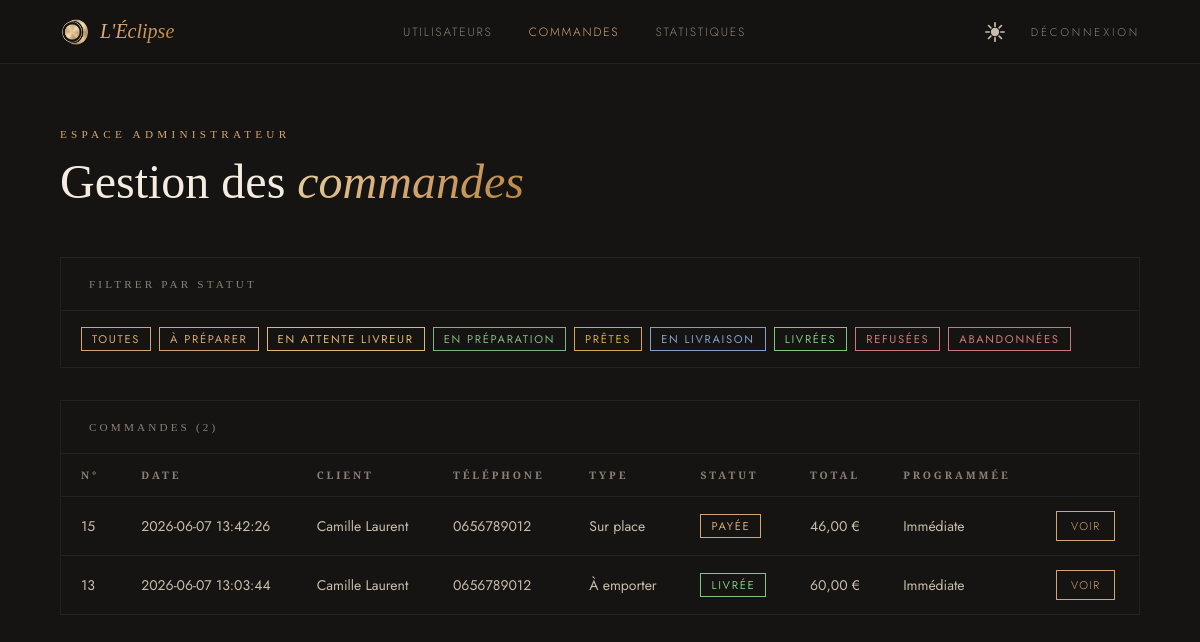
Page /commandes_restaurateur.php (signed in) on the committed database.
### tables this page shows
CREATE TABLE orders (
    id                 INTEGER PRIMARY KEY AUTOINCREMENT,
    user_id            INTEGER NOT NULL,
    order_type         TEXT    NOT NULL CHECK(order_type IN ('sur_place', 'emporter', 'livraison')),
    delivery_address   TEXT,
    status             TEXT    NOT NULL DEFAULT 'en_attente'
                               CHECK(status IN ('en_attente','payee','refusee','en_preparation','prete','en_livraison','livree','abandonnee','en_attente_livreur')),
    scheduled_datetime TEXT,
    created_at         TEXT    NOT NULL DEFAULT CURRENT_TIMESTAMP,
    delivery_person_id INTEGER REFERENCES users(id),
    FOREIGN KEY (user_id) REFERENCES users(id) ON DELETE CASCADE
);

CREATE TABLE users (
    id           INTEGER PRIMARY KEY AUTOINCREMENT,
    login        TEXT    NOT NULL UNIQUE,
    password     TEXT    NOT NULL,
    role         TEXT    NOT NULL DEFAULT 'client'
                         CHECK(role IN ('client','admin','restaurateur','livreur')),
    first_name   TEXT    NOT NULL,
    last_name    TEXT    NOT NULL,
    nickname     TEXT    NOT NULL UNIQUE,
    phone        TEXT    NOT NULL,
    birthday     TEXT    NOT NULL,
    address      TEXT    NOT NULL,
    address_info TEXT,
    blocked      INTEGER NOT NULL DEFAULT 0,
    created_at   TEXT    NOT NULL DEFAULT CURRENT_TIMESTAMP,
    last_login   TEXT
);

### models/orders.php (called while the page is built, shortened)
<?php
function getOrdersByStatus(PDO $pdo, ?string $status = null): array {
    if ($status) {
        $stmt = $pdo->prepare("
            SELECT o.*, u.login, u.first_name, u.last_name, u.phone
            FROM orders o
            INNER JOIN users u ON u.id = o.user_id
            WHERE o.status = :status
            ORDER BY o.created_at DESC
        ");
        $stmt->execute(['status' => $status]);
    } else {
        $stmt = $pdo->query("
            SELECT o.*, u.login, u.first_name, u.last_name, u.phone
            FROM orders o
            INNER JOIN users u ON u.id = o.user_id
            ORDER BY o.created_at DESC
        ");
    }
    return $stmt->fetchAll(PDO::FETCH_ASSOC);
}

### functions.php (called while the page is built, shortened)
<?php
function h($string) {
    return htmlspecialchars($string ?? '', ENT_QUOTES, 'UTF-8');
}

### models/users.php (called while the page is built, shortened)
<?php
function getOrderTotal(PDO $pdo, int $orderId): float {
    $stmt = $pdo->prepare("
        SELECT SUM(
            CASE oi.item_type
                WHEN 'dish' THEN (SELECT d.price FROM dishes d WHERE d.id = oi.item_id) * oi.quantity
                WHEN 'menu' THEN (SELECT m.total_price FROM menus m WHERE m.id = oi.item_id) * oi.quantity
            END
        ) AS total
        FROM order_items oi
        WHERE oi.order_id = :order_id
    ");
    $stmt->execute(['order_id' => $orderId]);
    $row = $stmt->fetch(PDO::FETCH_ASSOC);
    return (float) ($row['total'] ?? 0);
}

### commandes_restaurateur.php (the view, shortened to what this page needs)
<?php
require_once 'database.php';
require_once 'functions.php';
require_once 'models/orders.php';
require_once 'models/users.php';
$pdo = getDatabaseConnection();
$stmt = $pdo->prepare("SELECT role FROM users WHERE id = :id");
$stmt->execute(['id' => $_SESSION['user_id']]);
$currentUser = $stmt->fetch(PDO::FETCH_ASSOC);
$filterStatus = $_GET['statut'] ?? null;
$statusLabels = [
    'en_attente'         => 'En attente',
    'payee'              => 'Payée',
    'en_attente_livreur' => 'En attente livreur',
    'en_preparation'     => 'En préparation',
    'prete'              => 'Prête',
    'en_livraison'       => 'En livraison',
    'livree'             => 'Livrée',
    'refusee'            => 'Refusée',
    'abandonnee'         => 'Abandonnée',
];
$orders = getOrdersByStatus($pdo, $filterStatus);
$orderTotals = [];
foreach ($orders as $order) {
    $orderTotals[$order['id']] = getOrderTotal($pdo, $order['id']);
}
$typeLabels = [
    'sur_place' => 'Sur place',
    'emporter'  => 'À emporter',
    'livraison' => 'Livraison',
];
?>
<?php
include 'includes/staff_header.php';
?>
<main class="staff-page">
  <div class="staff-inner">
    <header class="staff-header">
      <p class="staff-label"><?= $currentUser['role'] === 'admin' ? 'Espace administrateur' : 'Espace restaurateur' ?></p>
      <h1 class="staff-title">Gestion des <em>commandes</em></h1>
    </header>
    <div class="staff-card" style="margin-bottom: 32px;">
      <div class="staff-card-header">
        <span class="staff-card-title">Filtrer par statut</span>
      </div>
      <div class="staff-card-body" style="padding: 16px 20px; display: flex; flex-wrap: wrap; gap: 8px;">
        <a href="commandes_restaurateur.php" class="staff-badge staff-badge--<?= $filterStatus ? 'client' : 'admin' ?>" style="text-decoration:none;">Toutes</a>
        <a href="commandes_restaurateur.php?statut=payee" class="staff-badge staff-badge--payee" style="text-decoration:none; <?= $filterStatus === 'payee' ? 'background: var(--accent); color: var(--surface-dark);' : '' ?>">À préparer</a>
        <a href="commandes_restaurateur.php?statut=en_attente_livreur" class="staff-badge staff-badge--en_attente_livreur" style="text-decoration:none; <?= $filterStatus === 'en_attente_livreur' ? 'background:#e0b870;color:var(--surface-dark);' : '' ?>">En attente livreur</a>
        <a href="commandes_restaurateur.php?statut=en_preparation" class="staff-badge staff-badge--en_preparation" style="text-decoration:none; <?= $filterStatus === 'en_preparation' ? 'background:#82b482;color:var(--surface-dark);' : '' ?>">En préparation</a>
        <a href="commandes_restaurateur.php?statut=prete" class="staff-badge staff-badge--prete" style="text-decoration:none; <?= $filterStatus === 'prete' ? 'background:#d4a843;color:var(--surface-dark);' : '' ?>">Prêtes</a>
        <a href="commandes_restaurateur.php?statut=en_livraison" class="staff-badge staff-badge--en_livraison" style="text-decoration:none; <?= $filterStatus === 'en_livraison' ? 'background:#82a0c8;color:var(--surface-dark);' : '' ?>">En livraison</a>
        <a href="commandes_restaurateur.php?statut=livree" class="staff-badge staff-badge--livree" style="text-decoration:none; <?= $filterStatus === 'livree' ? 'background:#7ec87e;color:var(--surface-dark);' : '' ?>">Livrées</a>
        <a href="commandes_restaurateur.php?statut=refusee" class="staff-badge staff-badge--refusee" style="text-decoration:none; <?= $filterStatus === 'refusee' ? 'background:#c97a7a;color:var(--surface-dark);' : '' ?>">Refusées</a>
        <a href="commandes_restaurateur.php?statut=abandonnee" class="staff-badge staff-badge--abandonnee" style="text-decoration:none; <?= $filterStatus === 'abandonnee' ? 'background:#c97a7a;color:var(--surface-dark);' : '' ?>">Abandonnées</a>
      </div>
    </div>
    <div class="staff-card">
      <div class="staff-card-header">
        <span class="staff-card-title">Commandes (<?= count($orders) ?>)</span>
      </div>
      <div class="staff-card-body">
        <?php if (empty($orders)): ?>
          <div class="staff-empty">Aucune commande trouvée.</div>
        <?php else: ?>
          <div class="staff-table-wrap">
            <table class="staff-table">
              <thead>
                <tr>
                  <th>N°</th>
                  <th>Date</th>
                  <th>Client</th>
                  <th>Téléphone</th>
                  <th>Type</th>
                  <th>Statut</th>
                  <th>Total</th>
                  <th>Programmée</th>
                  <th></th>
                </tr>
              </thead>
              <tbody>
                <?php foreach ($orders as $order): ?>
                  <tr>
                    <td><?= $order['id'] ?></td>
                    <td><?= h($order['created_at']) ?></td>
                    <td><?= h($order['first_name'] . ' ' . $order['last_name']) ?></td>
                    <td><?= h($order['phone']) ?></td>
                    <td><?= h($typeLabels[$order['order_type']] ?? $order['order_type']) ?></td>
                    <td><span class="staff-badge staff-badge--<?= $order['status'] ?>"><?= h($statusLabels[$order['status']] ?? $order['status']) ?></span></td>
                    <td><?= number_format($orderTotals[$order['id']], 2, ',', ' ') ?> €</td>
                    <td><?= $order['scheduled_datetime'] ? h($order['scheduled_datetime']) : 'Immédiate' ?></td>
                    <td><a href="detail_commande.php?id=<?= $order['id'] ?>" class="staff-btn staff-btn--sm">Voir</a></td>
                  </tr>
                <?php endforeach; ?>
              </tbody>
            </table>
          </div>
        <?php endif; ?>
      </div>
    </div>
  </div>
</main>
<?php include 'includes/staff_footer.php'; ?>

### assets/css/style.css (style rules this page uses)
:root { --surface-dark: #161412; --text-primary: #f4ece0; --text-secondary: #c7bdac; --text-muted: #8a8175; --accent: #d4a574; --accent-dark: #b8863f; --border-subtle: rgba(255, 255, 255, 0.06); --accent-line: rgba(232, 212, 163, 0.18); --accent-gradient: linear-gradient(135deg, #e8d4a3, #d4a574, #b8863f); --font-display: "Cormorant Garamond", Georgia, serif; --font-sc: "Cormorant SC", serif; --font-body: "EB Garamond", Georgia, serif; --font-ui: "Jost", sans-serif; --surface-overlay: rgba(22, 20, 18, 0.95); --bg-page: #161412; }
* { box-sizing: border-box; padding: 0; margin: 0; }
body { background-color: var(--bg-page); }

### assets/css/staff.css (style rules this page uses)
:root { --staff-topbar-h: 64px; }
.staff-page { min-height: 100vh; background: var(--bg-page); padding-top: calc(var(--staff-topbar-h) + 8px); color: var(--text-secondary); font-family: var(--font-ui); }
.staff-inner { max-width: 1400px; margin: 0 auto; padding: 56px clamp(1.5rem, 5vw, 4rem); }
.staff-header { margin-bottom: 48px; }
.staff-label { font-family: var(--font-sc); font-size: 0.7rem; letter-spacing: 0.38em; text-transform: uppercase; color: var(--accent); margin-bottom: 16px; }
.staff-title { font-family: var(--font-display); font-weight: 300; font-size: clamp(2.5rem, 4vw, 3.5rem); line-height: 1.1; color: var(--text-primary); }
.staff-title em { font-style: italic; background: var(--accent-gradient); -webkit-background-clip: text; background-clip: text; color: transparent; }
.staff-card { border: 1px solid var(--border-subtle); margin-bottom: 32px; }
.staff-card-header { display: flex; align-items: center; justify-content: space-between; padding: 20px 28px; border-bottom: 1px solid var(--border-subtle); }
.staff-card-title { font-family: var(--font-sc); font-size: 0.7rem; letter-spacing: 0.28em; text-transform: uppercase; color: var(--text-muted); }
.staff-card-body { padding: 0; }
.staff-table-wrap { overflow-x: auto; }
.staff-table { width: 100%; border-collapse: collapse; font-size: 0.875rem; min-width: 800px; }
.staff-table th { padding: 14px 20px; text-align: left; font-family: var(--font-sc); font-size: 0.65rem; letter-spacing: 0.28em; text-transform: uppercase; color: var(--text-muted); border-bottom: 1px solid var(--border-subtle); white-space: nowrap; background: var(--surface); }
.staff-table td { padding: 14px 20px; border-bottom: 1px solid var(--border-subtle); color: var(--text-secondary); vertical-align: middle; }
.staff-table tbody tr:last-child td { border-bottom: none; }
.staff-badge { display: inline-block; padding: 3px 10px; font-size: 0.7rem; letter-spacing: 0.15em; text-transform: uppercase; border: 1px solid; }
.staff-badge--admin { border-color: var(--accent); color: var(--accent); }
.staff-badge--payee { border-color: var(--accent); color: var(--accent); }
.staff-badge--en_attente_livreur { border-color: #e0b870; color: #e0b870; }
.staff-badge--en_preparation { border-color: #82b482; color: #82b482; }
.staff-badge--prete { border-color: #d4a843; color: #d4a843; }
.staff-badge--en_livraison { border-color: #82a0c8; color: #82a0c8; }
.staff-badge--livree { border-color: #7ec87e; color: #7ec87e; }
.staff-badge--refusee { border-color: #c97a7a; color: #c97a7a; }
.staff-badge--abandonnee { border-color: #c97a7a; color: #c97a7a; }
.staff-btn { display: inline-flex; align-items: center; gap: 8px; padding: 10px 22px; font-family: var(--font-ui); font-size: 0.75rem; font-weight: 300; letter-spacing: 0.12em; text-transform: uppercase; text-decoration: none; cursor: pointer; border: 1px solid var(--accent); color: var(--accent); background: transparent; transition: background 200ms ease, color 200ms ease; }
.staff-btn--sm { padding: 6px 14px; font-size: 0.7rem; }

### rows in the picture
orders: id "15", created_at "2026-06-07 13:42:26", user.last_name "Camille Laurent", user.phone "0656789012", order_type "Sur place", status "PAYÉE", id "46,00", shows "Immédiate"
orders: id "13", created_at "2026-06-07 13:03:44", user.last_name "Camille Laurent", user.phone "0656789012", order_type "À emporter", status "LIVRÉE", id "60,00", shows "Immédiate"

### other values in the picture
count($orders) "2"
